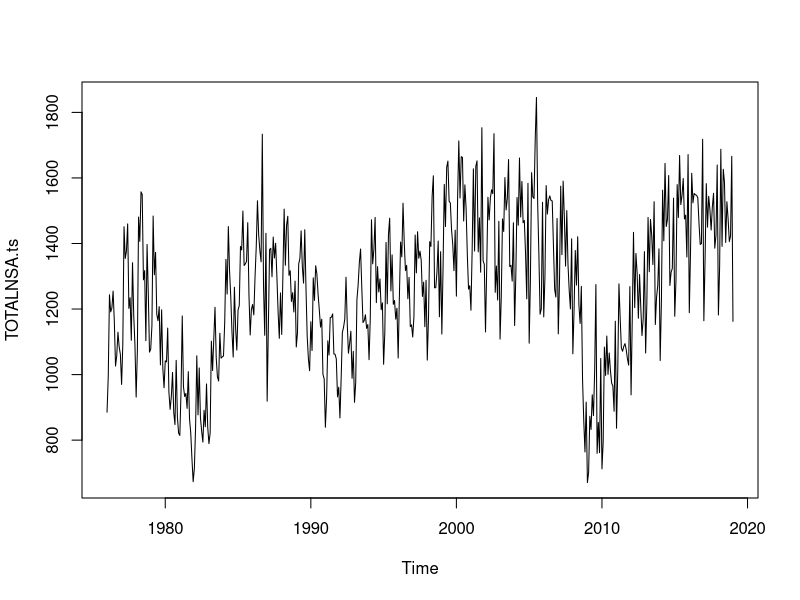
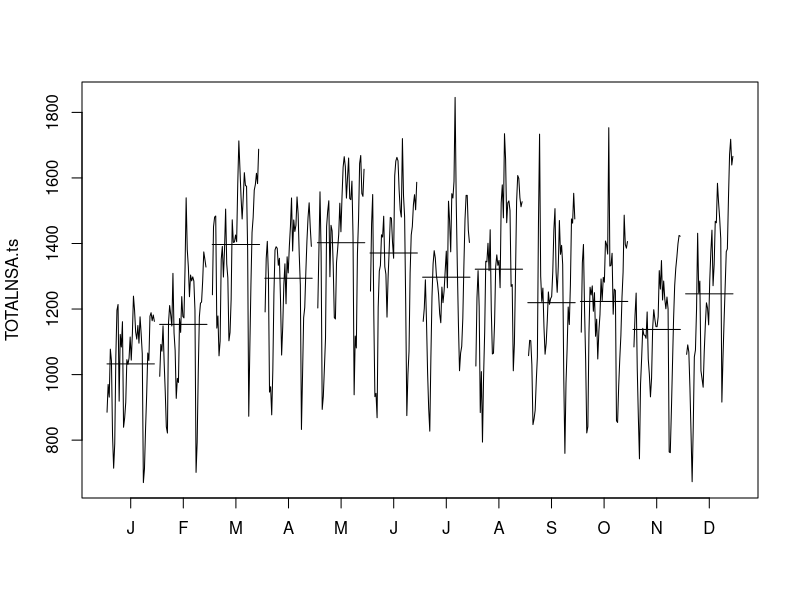
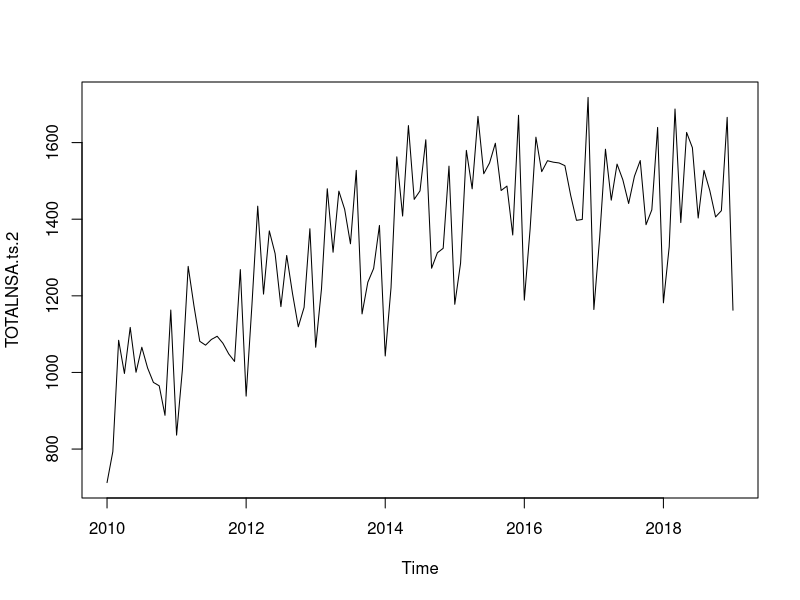
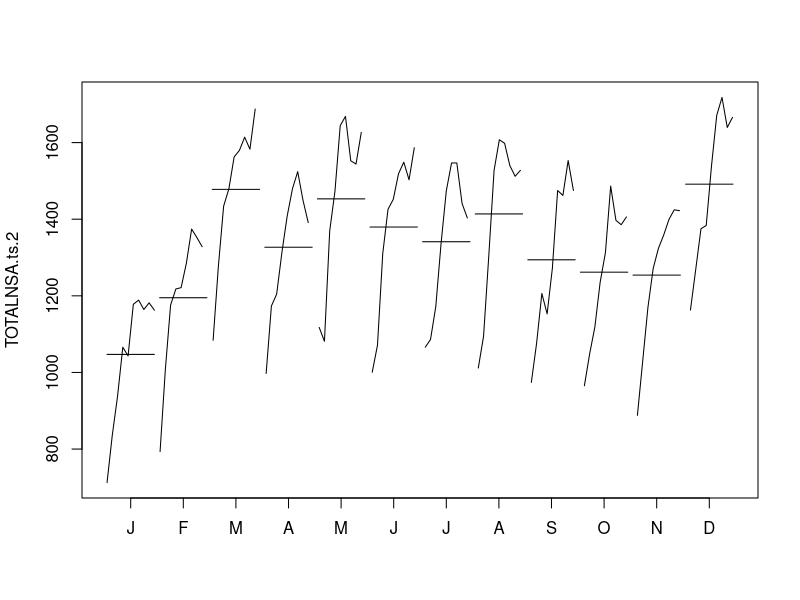
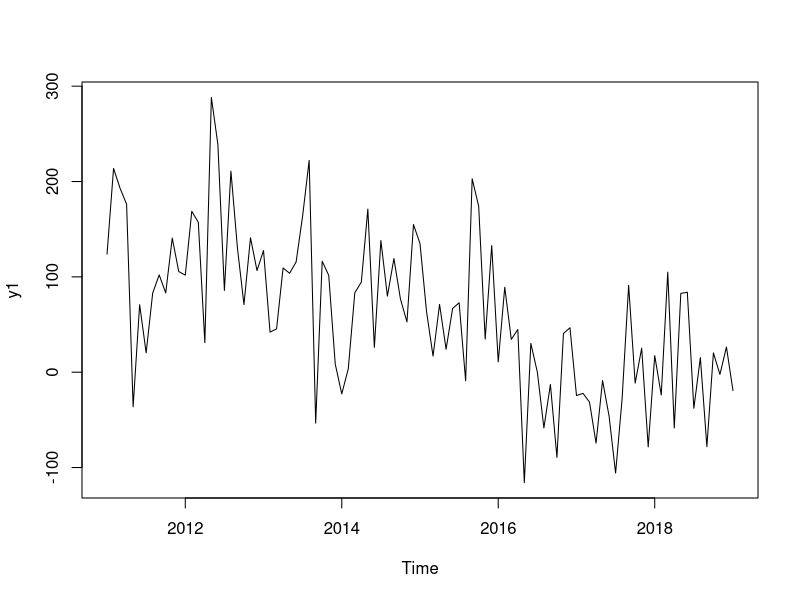
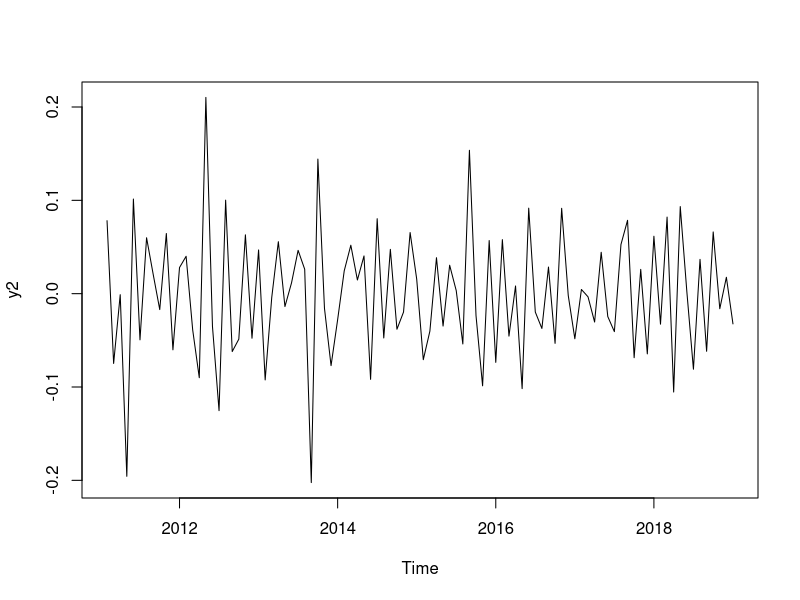
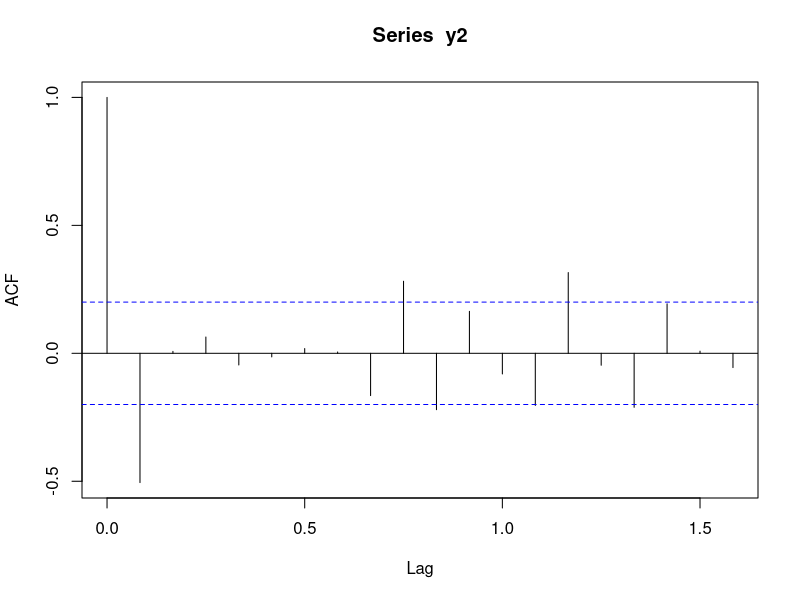
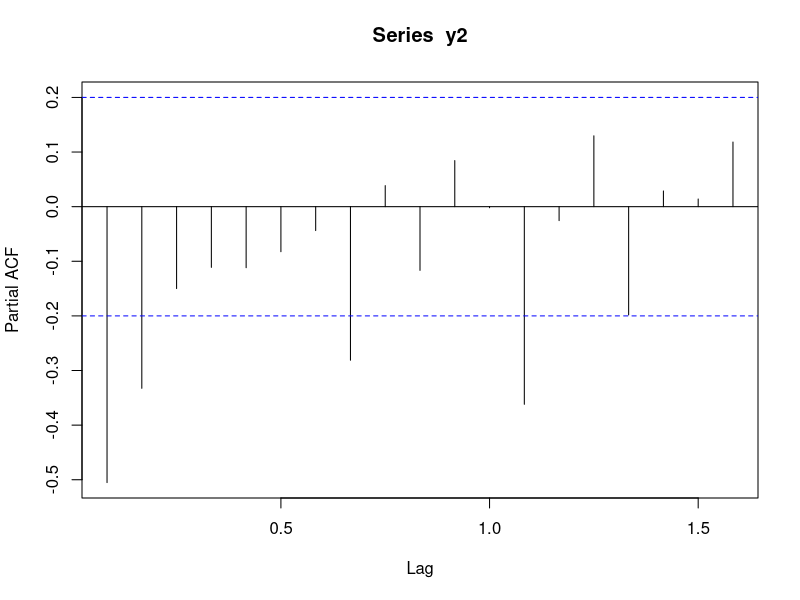

Source code (R) for these figures, in order:
## ---- chunk 1
knitr::opts_chunk$set(cache = TRUE, warning=FALSE)
seed <- 31
## ---- chunk 2
mydata=read.csv("input/TOTALNSA.csv",header=T,dec=".")
dim(mydata)
TOTALNSA.ts=ts(mydata$TOTALNSA,frequency=12,c(1976,1))
plot(TOTALNSA.ts)
#there is clear growing trend but with period of crisis
## ---- chunk 3
#maybe we could start a new dataset from 2007-2008 for better predictions

monthplot(TOTALNSA.ts)
#saisonnalité

## ---- chunk 4
#winddow : remoe the crisis - we have enough data
TOTALNSA.ts.2=window(TOTALNSA.ts,start=c(2010,1)) 
plot(TOTALNSA.ts.2)
## ---- chunk 5
monthplot(TOTALNSA.ts.2)
#still clearly seasonlity
## ---- chunk 6
y1=diff(TOTALNSA.ts.2,lag=12)
plot(y1)
## ---- chunk 7
y2=diff(diff(log(TOTALNSA.ts.2),lag=12))
plot(y2)
#stationnary 
## ---- chunk 8
acf(y2)
pacf(y2)
## ---- chunk 9
model1<- arima(log(TOTALNSA.ts.2), order = c(0,1,1),seasonal=c(0,1,0))
model1
acf(model1$residuals) 
Box.test(model1$residuals, lag = 15, type="Ljung-Box")
##MA(1)
## ---- chunk 10
model2<- arima(log(TOTALNSA.ts.2), order = c(1,1,1),seasonal=c(0,1,0))
model2
acf(model2$residuals) 
Box.test(model2$residuals, lag = 15, type="Ljung-Box")
#works also
## ---- chunk 11
model3<- arima(log(TOTALNSA.ts.2), order = c(0,1,2),seasonal=c(0,1,0))
model3
acf(model3$residuals) 
Box.test(model3$residuals, lag = 15, type="Ljung-Box")
#il vaut mieux garder une AR(1) aussi du coup
## ---- chunk 12
model4<- arima(log(TOTALNSA.ts.2), order = c(1,1,2),seasonal=c(0,1,0))
model4
acf(model4$residuals) 
Box.test(model4$residuals, lag = 15, type="Ljung-Box")
## ---- chunk 13
cbind(AIC(model1), AIC(model2), AIC(model3),AIC(model4))
# model 1 is better according to AIC
cbind(BIC(model1),BIC(model2),BIC(model3),BIC(model4))
#model 1 is better

##AIC and BIC take the model complexity in account 
## ---- chunk 14
y=log(TOTALNSA.ts.2)
error1<-c()
for (i in 14:(length(y)-1))
{
  mymodel<-arima(y[1:i], order = c(0,1,1),seasonal=c(0,1,0))
  predict<-predict(mymodel,n.ahead=1)
  error1<-c(error1,y[i+1]-predict$pred)
}

error2<-c()
for (i in 14:(length(y)-1))
{
  mymodel<-arima(y[1:i], order = c(1,1,1),seasonal=c(0,1,0))
  predict<-predict(mymodel,n.ahead=1)
  error2<-c(error2,y[i+1]-predict$pred)
}

boxplot(error1,error2)


MAE1<-mean(abs(error1));MAE1
MAE2<-mean(abs(error2));MAE2

MSE1<-mean(abs(error1)^2);MSE1
MSE2<-mean(abs(error2)^2);MSE2


library(forecast)
dm.test(error1,error2,h=1,power=1) 
dm.test(error1,error2,h=1,power=2) 


rerror1=error1/y[15:length(y)]
rerror2=error2/y[15:length(y)]

MAPE1=mean(abs(rerror1));MAPE1
MAPE2=mean(abs(rerror2));MAPE2
dm.test(rerror1,rerror2,h=1,power=1) 
dm.test(rerror1,rerror2,h=1,power=2) 
## ---- chunk 15
y<-log(TOTALNSA.ts.2)
S=round(0.7*length(y))
h=5
error1.h<-c()
for (i in S:(length(y)-h))
{
  mymodel.sub<-arima(y[1:i], order = c(0,1,1),seasonal = c(0,1,0))
  predict.h<-predict(mymodel.sub,n.ahead=h)$pred[h]
  error1.h<-c(error1.h,y[i+h]-predict.h)
}

error2.h<-c()
for (i in S:(length(y)-h))
{
  mymodel.sub<-arima(y[1:i], order = c(1,1,1),seasonal=c(0,1,0))
  predict.h<-predict(mymodel.sub,n.ahead=h)$pred[h]
  error2.h<-c(error2.h,y[i+h]-predict.h)
}

boxplot(error1.h,error2.h)

MAE1<-mean(abs(error1.h));MAE1
MAE2<-mean(abs(error2.h));MAE2

MSE1<-mean(abs(error1.h)^2);MSE1
MSE2<-mean(abs(error2.h)^2);MSE2

dm.test(error1.h,error2.h,h=h,power=1) 
dm.test(error1.h,error2.h,h=h,power=2) 


## A possibility would be to work with both and AVERAGE!

#let's do MAPE
rerror1.h=error1.h/y[(S+h):length(y)]
rerror2.h=error2.h/y[(S+h):length(y)]

MAPE1=mean(abs(rerror1.h));MAPE1
MAPE2=mean(abs(rerror2.h));MAPE2
dm.test(rerror1.h,rerror2.h,h=h,power=1) 
dm.test(rerror1.h,rerror2.h,h=h,power=2) 
## ---- chunk 16
y<-log(TOTALNSA.ts.2)
S=round(0.7*length(y))
h=5
error1.h<-c()
for (i in S:(length(y)-h))
{
  mymodel.sub<-arima(y[(i-S+1):i], order = c(0,1,1),seasonal = c(0,1,0))
  predict.h<-predict(mymodel.sub,n.ahead=h)$pred[h]
  error1.h<-c(error1.h,y[i+h]-predict.h)
}

error2.h<-c()
for (i in S:(length(y)-h))
{
  mymodel.sub<-arima(y[(i-S+1):i], order = c(1,1,1),seasonal=c(0,1,0))
  predict.h<-predict(mymodel.sub,n.ahead=h)$pred[h]
  error2.h<-c(error2.h,y[i+h]-predict.h)
}

boxplot(error1.h,error2.h)

MAE1<-mean(abs(error1.h));MAE1
MAE2<-mean(abs(error2.h));MAE2

MSE1<-mean(abs(error1.h)^2);MSE1
MSE2<-mean(abs(error2.h)^2);MSE2

dm.test(error1.h,error2.h,h=h,power=1) 
dm.test(error1.h,error2.h,h=h,power=2) 


## A possibility would be to work with both and AVERAGE!

#let's do MAPE
rerror1.h=error1.h/y[(S+h):length(y)]
rerror2.h=error2.h/y[(S+h):length(y)]

MAPE1=mean(abs(rerror1.h));MAPE1
MAPE2=mean(abs(rerror2.h));MAPE2
dm.test(rerror1.h,rerror2.h,h=h,power=1) 
dm.test(rerror1.h,rerror2.h,h=h,power=2) 
## ---- chunk 17
myforecast<-predict(model1,n.ahead=5)
point.forecast<-myforecast$pred
SE<-myforecast$se
lower<-point.forecast-qnorm(0.975)*SE
upper<-point.forecast+qnorm(0.975)*SE
plot(TOTALNSA.ts.2,xlim=c(2010,2020))
lines(exp(point.forecast),col="red")
lines(exp(lower),col="blue")
lines(exp(upper),col="blue")
